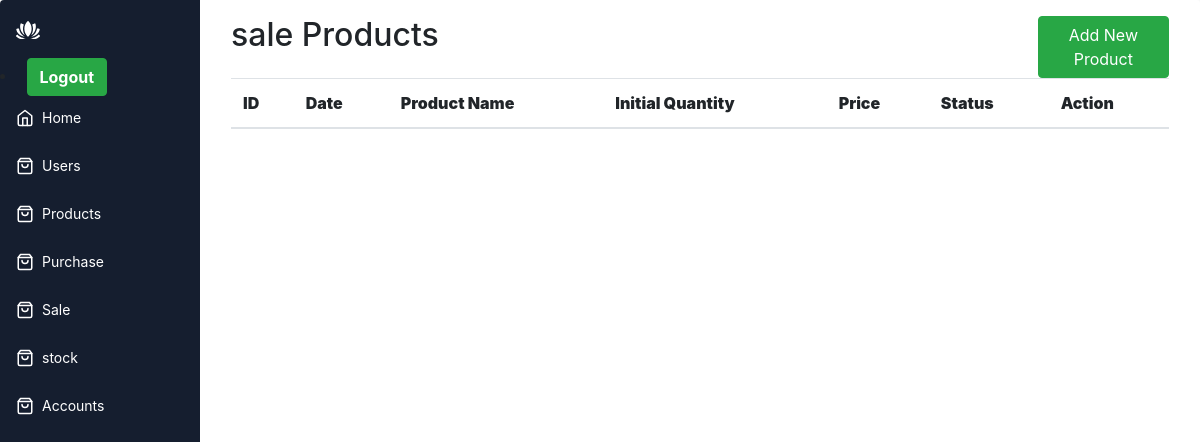
Before: /sale.php (signed in) with the older database file.
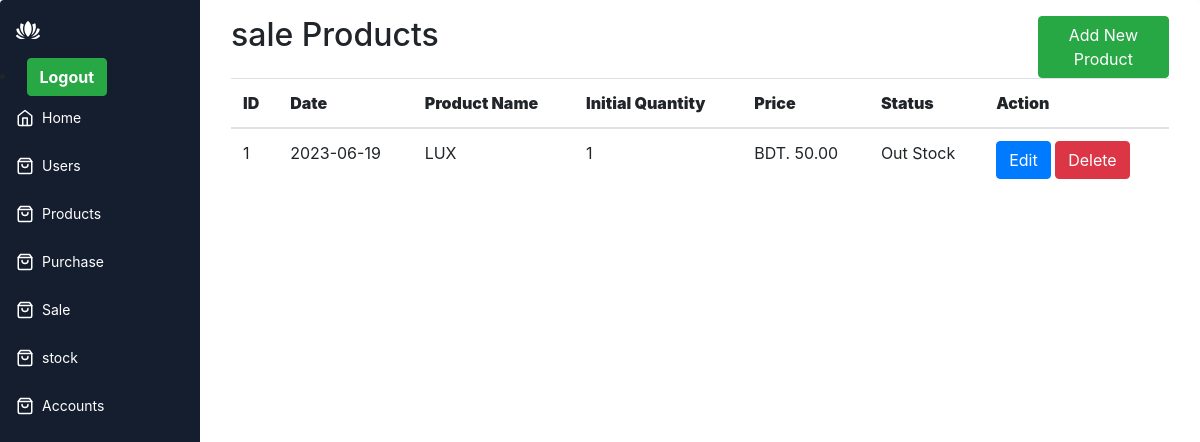
After: the same page with the newer database file.
### tables this page shows
CREATE TABLE `sale` (
  `id` int(11) NOT NULL,
  `date` date NOT NULL,
  `product_name` text NOT NULL,
  `qty` int(255) NOT NULL,
  `price` int(255) NOT NULL,
  `status` varchar(500) NOT NULL
);

### sale.php (the view, shortened to what this page needs)
<?php
include 'include/header.php';
include 'include/connection.php';
$sql ="SELECT * FROM sale" ;
$result = $db->query($sql);
?>
<div class="app-content">
    <div class="container-fluid">
        <div class="row">
            <div class="col-md-10">
                <h2> sale Products</h2>
            </div>
            <div class="col-md-2">
                <a href="sale_add.php" class="btn btn-success">Add New Product</a>
            </div>
        </div>
    </div>
    <div class="container-fluid">
        <div class="row">
            <div class="col-md-12">
                <table class="table ">
                    <thead>
                        <th><b>ID</b></th>
                        <th><b>Date</b></th>
                        <th><b>Product Name</b></th>
                        <th><b>Initial Quantity</b></th>
                        <th><b>Price</b></th>
                        <th><b>Status</b></th>
                        <th><b>Action</b></th>
                    </thead>
                    <tbody>
                    <?php while($row = $result->fetch_assoc()): ?>
                        <tr>
                            <td><?php echo $row['id'] ; ?></td>
                            <td><?php echo $row['date'] ; ?></td>
                            <td><?php echo $row['product_name'] ; ?></td>
                            <td><?php echo $row['qty'] ; ?></td>
                            <td>BDT. <?php echo $row['price'] ; ?>.00</td>
                            <td><?php echo $row['status'] ; ?></td>
                        <td>
                            <a href="sale_edit.php?id=<?php echo $row['id']; ?>" class="btn btn-primary">Edit</a>
                            <a href="sale_delete.php?id=<?php echo $row['id']; ?>" class="btn btn-danger" onclick="return confirm('Are you sure you want to delete this user?')">Delete</a>
                        </td>
                        </tr>
                        <?php endwhile; ?>
                    </tbody>
                </table>
            </div>
        </div>
    </div>
</div>
<?php
include 'include/footer.php';
?>

Changed rows visible on the page:
added sale: id "1", date "2023-06-19", product_name "LUX", qty "1", price "50", status "Out Stock"
